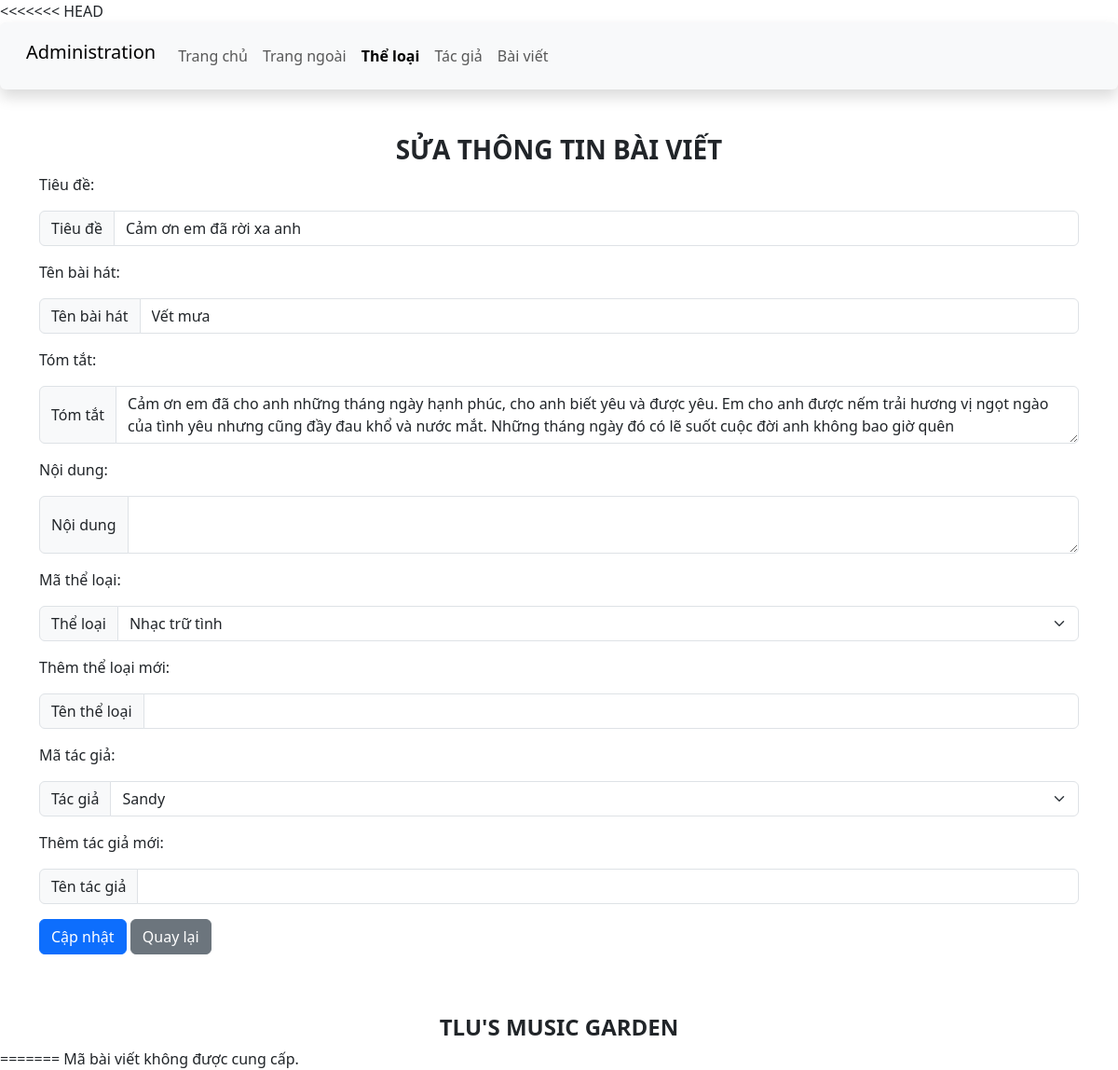
The page /admin/edit_article.php?ma_bviet=2 on the database its author committed.
### tables this page shows
CREATE TABLE `baiviet` (
  `ma_bviet` int(11) NOT NULL,
  `tieude` varchar(200) NOT NULL,
  `ten_bhat` varchar(100) NOT NULL,
  `ma_tloai` int(11) NOT NULL,
  `tomtat` text NOT NULL,
  `noidung` text DEFAULT NULL,
  `ma_tgia` int(11) NOT NULL,
  `ngayviet` datetime NOT NULL DEFAULT current_timestamp(),
  `hinhanh` varchar(200) DEFAULT NULL
);

CREATE TABLE `theloai` (
  `ma_tloai` int(11) NOT NULL,
  `ten_tloai` varchar(50) NOT NULL,
  `SLBaiViet` int(11) DEFAULT 0
);

CREATE TABLE `tacgia` (
  `ma_tgia` int(11) NOT NULL,
  `ten_tgia` varchar(100) NOT NULL,
  `hinh_tgia` varchar(100) DEFAULT NULL
);

### admin/edit_article.php (the view, shortened to what this page needs)
<?php
include '../Connect/db.php';
if (isset($_GET['ma_bviet'])) {
    $ma_bviet = intval($_GET['ma_bviet']);
    $sql = "SELECT * FROM baiviet WHERE ma_bviet = ?";
    if ($stmt = $conn->prepare($sql)) {
        $stmt->bind_param("i", $ma_bviet);
        $stmt->execute();
        $result = $stmt->get_result();
        if ($result->num_rows > 0) {
            $row = $result->fetch_assoc();
        } else {
            echo "Không tìm thấy bài viết.";
            exit;
        }
    } else {
        echo "Lỗi chuẩn bị câu lệnh: " . $conn->error;
        exit;
    }
} else {
    echo "ID bài viết không hợp lệ.";
    exit;
}
$categories = [];
$cat_sql = "SELECT ma_tloai, ten_tloai FROM theloai";
if ($cat_stmt = $conn->prepare($cat_sql)) {
    $cat_stmt->execute();
    $cat_result = $cat_stmt->get_result();
    while ($cat_row = $cat_result->fetch_assoc()) {
        $categories[] = $cat_row;
    }
} else {
    echo "Lỗi chuẩn bị câu lệnh thể loại: " . $conn->error;
}
$authors = [];
$auth_sql = "SELECT ma_tgia, ten_tgia FROM tacgia";
if ($auth_stmt = $conn->prepare($auth_sql)) {
    $auth_stmt->execute();
    $auth_result = $auth_stmt->get_result();
    while ($auth_row = $auth_result->fetch_assoc()) {
        $authors[] = $auth_row;
    }
} else {
    echo "Lỗi chuẩn bị câu lệnh tác giả: " . $conn->error;
}
?>
<!DOCTYPE html>
<html lang="en">
<head>
    <link href="https://cdn.jsdelivr.net/npm/bootstrap@5.3.0-alpha1/dist/css/bootstrap.min.css" rel="stylesheet">
    <link rel="stylesheet" href="css/style_login.css">
</head>
<body>
    <header>
        <nav class="navbar navbar-expand-lg bg-body-tertiary shadow p-3 bg-white rounded">
            <div class="container-fluid">
                <div class="h3">
                    <a class="navbar-brand" href="#">Administration</a>
                </div>
                <div class="collapse navbar-collapse">
                    <ul class="navbar-nav me-auto mb-2 mb-lg-0">
                        <li class="nav-item"><a class="nav-link" href="./">Trang chủ</a></li>
                        <li class="nav-item"><a class="nav-link" href="../index.php">Trang ngoài</a></li>
                        <li class="nav-item"><a class="nav-link active fw-bold" href="category.php">Thể loại</a></li>
                        <li class="nav-item"><a class="nav-link" href="author.php">Tác giả</a></li>
                        <li class="nav-item"><a class="nav-link" href="article.php">Bài viết</a></li>
                    </ul>
                </div>
            </div>
        </nav>
    </header>
    <main class="container mt-5 mb-5">
        <div class="row">
            <div class="col-sm">
                <h3 class="text-center text-uppercase fw-bold">Sửa thông tin bài viết</h3>
                <form action="process_edit_article.php" method="POST">
                    <label for="tieude">Tiêu đề:</label><br>
                    <div class="input-group mt-3 mb-3">
                        <span class="input-group-text" id="lblTieude">Tiêu đề</span>
                        <input type="text" class="form-control" id="tieude" name="tieude" value="<?php echo htmlspecialchars($row['tieude'] ?? ''); ?>" required>
                    </div>
                    <label for="ten_bai_hat">Tên bài hát:</label><br>
                    <div class="input-group mt-3 mb-3">
                        <span class="input-group-text" id="lblTenBaiHat">Tên bài hát</span>
                        <input type="text" class="form-control" id="ten_bhat" name="ten_bhat" value="<?php echo htmlspecialchars($row['ten_bhat'] ?? ''); ?>" required>
                    </div>
                    <label for="tomtat">Tóm tắt:</label><br>
                    <div class="input-group mt-3 mb-3">
                        <span class="input-group-text" id="lblTomTat">Tóm tắt</span>
                        <textarea class="form-control" id="tomtat" name="tomtat" required><?php echo htmlspecialchars($row['tomtat'] ?? ''); ?></textarea>
                    </div>
                    <label for="noidung">Nội dung:</label><br>
                    <div class="input-group mt-3 mb-3">
                        <span class="input-group-text" id="lblNoiDung">Nội dung</span>
                        <textarea class="form-control" id="noidung" name="noidung" required><?php echo htmlspecialchars($row['noidung'] ?? ''); ?></textarea>
                    </div>
                    <label for="ma_tloai">Mã thể loại:</label><br>
                    <div class="input-group mt-3 mb-3">
                        <span class="input-group-text" id="lblMaTloai">Thể loại</span>
                        <select class="form-select" id="ma_tloai" name="ma_tloai" required>
                            <?php foreach ($categories as $category): ?>
                                <option value="<?php echo $category['ma_tloai']; ?>" <?php echo $category['ma_tloai'] == $row['ma_tloai'] ? 'selected' : ''; ?>>
                                    <?php echo htmlspecialchars($category['ten_tloai']); ?>
                                </option>
                            <?php endforeach; ?>
                        </select>
                    </div>
                    <label for="new_tloai">Thêm thể loại mới:</label><br>
                    <div class="input-group mt-3 mb-3">
                        <span class="input-group-text" id="lblNewTloai">Tên thể loại</span>
                        <input type="text" class="form-control" id="new_tloai" name="new_tloai">
                    </div>
                    <label for="ma_tgia">Mã tác giả:</label><br>
                    <div class="input-group mt-3 mb-3">
                        <span class="input-group-text" id="lblMaTgia">Tác giả</span>
                        <select class="form-select" id="ma_tgia" name="ma_tgia" required>
                            <?php foreach ($authors as $author): ?>
                                <option value="<?php echo $author['ma_tgia']; ?>" <?php echo $author['ma_tgia'] == $row['ma_tgia'] ? 'selected' : ''; ?>>
                                    <?php echo htmlspecialchars($author['ten_tgia']); ?>
                                </option>
                            <?php endforeach; ?>
                        </select>
                    </div>
                    <label for="new_tgia">Thêm tác giả mới:</label><br>
                    <div class="input-group mt-3 mb-3">
                        <span class="input-group-text" id="lblNewTgia">Tên tác giả</span>
                        <input type="text" class="form-control" id="new_tgia" name="new_tgia">
                    </div>
                    <input type="submit" value="Cập nhật" class="btn btn-primary">
                    <a href="article.php" class="btn btn-secondary">Quay lại</a>
                </form>
            </div>
        </div>
    </main>
    <footer>
        <h4 class="text-center text-uppercase fw-bold">TLU's music garden</h4>
    </footer>
</body>
</html>
<?php
include '../db.php';
if (isset($_GET['id'])) {
    $ma_bviet = $_GET['id'];
    $sql = "SELECT baiviet.*, theloai.ten_tloai, tacgia.ten_tgia
            FROM baiviet
            JOIN theloai ON baiviet.ma_tloai = theloai.ma_tloai
            JOIN tacgia ON baiviet.ma_tgia = tacgia.ma_tgia
            WHERE baiviet.ma_bviet = ?";
    $stmt = $conn->prepare($sql);
    $stmt->bind_param("i", $ma_bviet);
    $stmt->execute();
    $result = $stmt->get_result();
    if ($result->num_rows > 0) {
        $row = $result->fetch_assoc();
    } else {
        echo "Không tìm thấy bài viết.";
        exit;
    }
} else {
    echo "Mã bài viết không được cung cấp.";
    exit;
}
?>

### rows shown on the page
baiviet: tieude "Cảm ơn em đã rời xa anh", ten_bhat "Vết mưa", tomtat "Cảm ơn em đã cho anh những tháng ngày hạnh phúc, cho anh biết yêu và được yêu. Em cho anh được nếm trải hương vị ngọt ngào của tình yêu nhưng cũng đầy đau khổ và nước mắt. Những tháng ngày đó có lẽ suốt cuộc đời anh không bao giờ quên", ma_tloai "Nhạc trữ tình", ma_tgia "Sandy"
